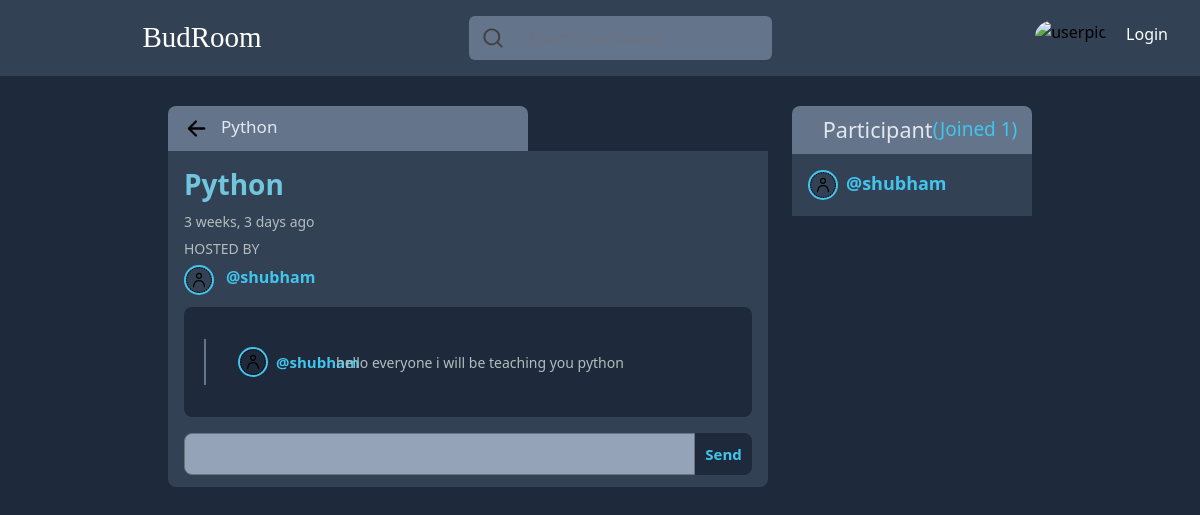
The page /room/1/ on the database its author committed.
### base/models.py (models this page shows, shortened)
class Room(models.Model):
    host = models.ForeignKey(User,on_delete=models.SET_NULL,null=True)
    topic = models.ForeignKey(Topic,on_delete=models.SET_NULL,null=True)
    name = models.CharField(max_length=200)
    description = models.TextField(null=True,blank=True)
    participants=models.ManyToManyField(User,related_name='participants', blank=True)
    updated = models.DateTimeField(auto_now=True)
    created = models.DateTimeField(auto_now_add=True)
    class Meta:
        ordering = ['-updated','created']
    def __str__(self):
        return self.name

class Message(models.Model):
    user = models.ForeignKey(User,on_delete=models.CASCADE)
    room = models.ForeignKey(Room,on_delete = models.CASCADE)
    body = models.TextField()
    updated = models.DateTimeField(auto_now=True)
    created = models.DateTimeField(auto_now_add=True)
    class Meta:
        ordering = ['-updated','created']

### base/views.py (the view, shortened to what this page needs)
# urls.py: path('room/<str:pk>/',views.room,name="room"),
def room(request, pk):
    room = Room.objects.get(id=pk)
    room_msgs= room.message_set.all().order_by('created')  # message_set is Message class in model
    participants= room.participants.all()
    topics = Topic.objects.all()
    params = {'room': room , 'room_msgs': room_msgs, 'participants':participants, 'topics' :topics}
    return render(request, 'base/room.html', params)

### base/templates/base/room.html (shortened to what this page needs)
{% extends 'main.html' %} {% block content %}
{% load static%}
<div class="room-container w-screen bg-slate-800 flex justify-center h-screen gap-6 overflow-hidden">
  <div class="room-update lg:w-[50vw] w-[90vw] mt-[30px] ">
    <div class="heading text-slate-200 lg:w-[30vw] w-[90vw] rounded-tl-lg rounded-tr-lg bg-slate-500 flex items-center lg:pl-4 pl-3 ">
      <a href="{% url 'home'%}"><img src="{%static '/images/back-arrow.svg'%}" class="lg:w-[25px] w-[20px] fill-slate-500" alt=""></a><h1 class="font-sans lg:text xl text-[17px] lg:pb-3 pb-2 lg:pt-2 pt-1 pl-3 flex items-center align-middle ">{{room.name}}</h1>
    </div>
    <div class="room-content w-[100%] bg-slate-700 pl-4 pr-4 rounded-br-lg rounded-bl-lg">
      <div class="left w-[100%] flex flex-col">
        <div class="nam mt-3 w-[100%]">
          <section class="font-sans font-semibold text-[#71c6dd] lg:text-[28px] text-[24px]">{{room.name}}</section>
        </div>
        <div class="timestamp mt-1.5 w-[100%]">
          <section class="font-sans text-[#b2bdbd] lg:text-[14px] text-[10px]" >{{room.created|timesince}} ago</section>
        </div>
        <div class="hosted mt-1.5 w-[100%]">
          <section class="font-sans text-[#b2bdbd] lg:text-[14px] text-[10px]">HOSTED BY</section>
        </div>
        <div class="user flex  lg:mt-1.5 mt-2 w-[100%]">
          <a href="{% url 'user-profile' room.host.id %}"><img src="{%static '/images/user_profile.svg'%}" alt="" class="w-[30px] h-[30px] rounded-full border-[#42c5ed] border-2 "></a>
          <a href="{% url 'user-profile' room.host.id %}"><section class="text-[16px] flex items-center pl-3 font-sans font-semibold text-[#42c5ed]">@{{room.host.username}}</section></a>
        </div>
        <div class="message-box lg:mt-3 mt-2  w-[100%] flex justify-center ">
          <div class="messagess w-[100%] rounded-lg mb-3 p-5 bg-slate-800 max-h-[45vh] overflow-scroll">
            {%for msg in room_msgs %}
            <div class="msg border-l-2 border-slate-500 lg:py-2 py-1  lg:my-3 my-2 ">
              <section class="font-sans text-[#b2bdbd] lg:text-[14px] text-[12px] lg:ml-5 ml-2 flex items-center">
                <section class="font-sans font-semibold text-[#42c5ed] lg:text-[15px] text-[13px] ml-3  flex items-center gap-2"><a href="{%url 'user-profile' msg.user.id%}" class="flex items-center gap-2 lg:w-[7.5vw] w-[25vw]"><img src="{%static '/images/user_profile.svg'%}" alt="" class="lg:w-[30px] lg:h-[30px] w-[25px] rounded-full border-[#42c5ed] border-2 ">@{{msg.user.username}}</a></section><p class="ml-2">{{msg.body}}</p>
              </section>
            </div>
            {%endfor%}
          </div>
        </div>
        <div class="write-msg my-3 mt-1">
          <form action="" method="POST" class="flex">
            <input type="text" name="msg" id="" class="w-[90%] rounded-tl-lg rounded-bl-lg  bg-slate-400 ">
            <button class="font-sans font-semibold text-[#42c5ed] text-[15px] lg:w-[10%] w-[20%] rounded-tr-lg rounded-br-lg bg-slate-800">Send</button>
          </form>
        </div>
      </div>
    </div>
  </div>
  <div class="participants w-[20vw] mt-[30px] lg:flex hidden ">
    <div class="right w-[100%]">
      <div class="head w-[100%] flex justify-center font-sans pb-2 pt-2 text-slate-200 text-[27px]  rounded-tl-lg rounded-tr-lg bg-slate-500 items-center pl-4">
        <small>Participant</small><small class="text-[19px] flex items-center  text-[#42c5ed]">(Joined {{participants.count}})</small>
      </div>
      <div class="users h-screen overflow-scroll rounded-br-lg rounded-bl-lg">
        {%for user in participants%}
        <div class="user flex w-[100%] bg-slate-700 pl-4 pr-4  text-[#42c5ed] text-[18px] font-sans font-semibold py-4 ">
          <img src="{%static '/images/user_profile.svg'%}" alt="" class="w-[30px] h-[30px] rounded-full border-[#42c5ed] border-2 mr-2">@{{user}}
        </div>
        {%endfor%}
      </div>
    </div>
  </div>
</div>
{% endblock content %}

### rows shown on the page
Room: name "Python", created "3 weeks, 3 days", host.username "shubham"
Message: user.username "shubham", body "hello everyone i will be teaching you python"

### other values the page prints
{{ participants.count }} "1"
{{ user }} "shubham"
